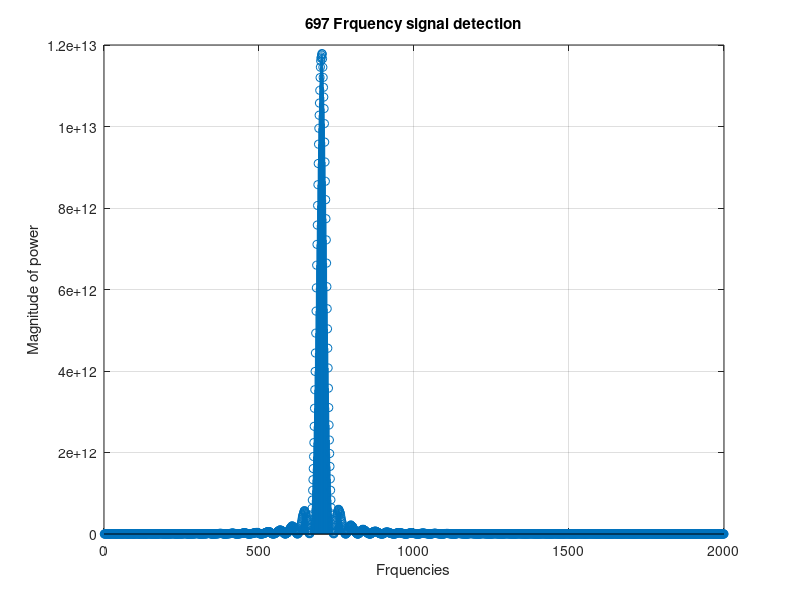

MATLAB code to generate this figure:
clc
clear
close all;

% from the python generate
coef = 0.85162353515625;
PI = 3.1415926535897932384626433832795;
SAMPLE_RATE = 8000;
AMP = 32768;

delay=0;
delay_1=0;
delay_2=0;

t=0;

powers = zeros(1,2000);

for freq=1:2000
    t=0;
    for i = 0:206
        input = AMP * sin(2.0*PI*freq * t / SAMPLE_RATE);
        t = t+1;
        delay=2*coef*delay_1 + input - delay_2;
        delay_2 = delay_1;
        delay_1 = delay;
    end
    power = delay_1^2 + delay_2^2 - 2*delay_1*delay_2*coef;
    powers(1,freq)=power;
end

stem(powers)
title('697 Frquency signal detection')
xlabel('Frquencies') 
ylabel('Magnitude of power') 
grid on




